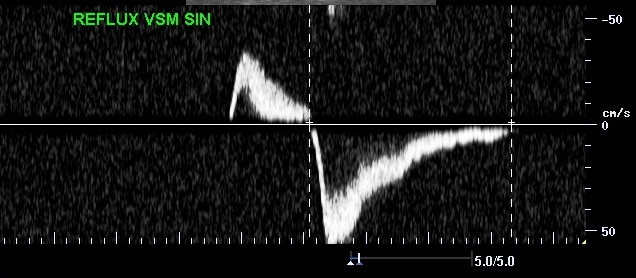
#> input picture Photos/0.jpg, 636 x 278 px
$ python -i ImageProcessor.py   (imports and definitions only)
#> lines starting #> are read from the running program, lines starting #| are printed output that depends on the picture; after the words box and inside, x2 and y2 are one past the last pixel; in counts of white or black regions, pixels touching at a corner belong together
#> further down, picture is the input picture: shape (278, 636, 3); mean B, G, R 23.1, 23.7, 23
import numpy as np
import cv2
import math
from MaskPosition import MaskPosition
from ImageOperations import ImageOperations


class ImageProcessor:
    # [71 lines left out: functions mask_image, split_image, cut_image_on_ox_axis, get_ox_coordinates, remove_ox, not called in this run]

    def remove_vertical_lines(self, image):
        copied_image = image.copy()
        copied_image = cv2.cvtColor(copied_image, cv2.COLOR_BGR2GRAY)
        copied_image = cv2.bitwise_not(copied_image)
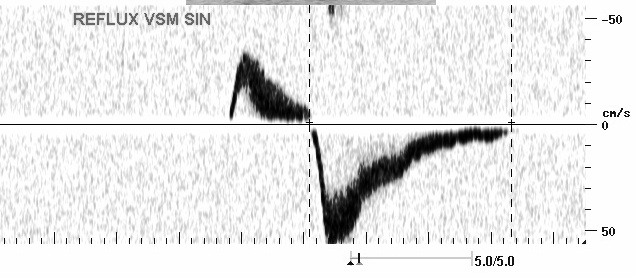
#> copied_image: shape (278, 636); min 0, max 255, mean 231.6
        bw = cv2.adaptiveThreshold(copied_image, 255, cv2.ADAPTIVE_THRESH_MEAN_C, cv2.THRESH_BINARY, 15, -2)
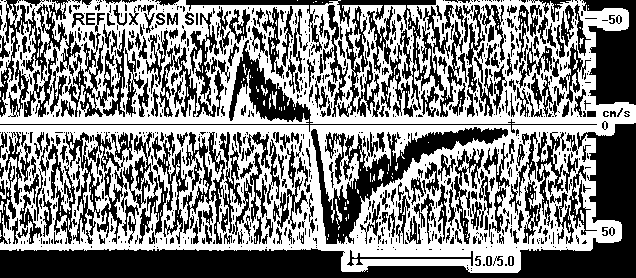
#> bw: shape (278, 636); 51.9% white; 981 black regions (653 under 20 px), largest, box (x1, y1, x2, y2) and area: (0, 123, 636, 278) 18918, (311, 127, 508, 244) 5155, (582, 0, 636, 105) 3718

        rows = bw.shape[0]
#> rows = 278
        verticalSize = int(rows / 30)
#> verticalSize = 9

        verticalStructure = cv2.getStructuringElement(cv2.MORPH_RECT, (1, verticalSize))
#> verticalStructure = [1, 1, 1, 1, 1, 1, 1, 1, 1]

        vertical = cv2.erode(bw, verticalStructure)
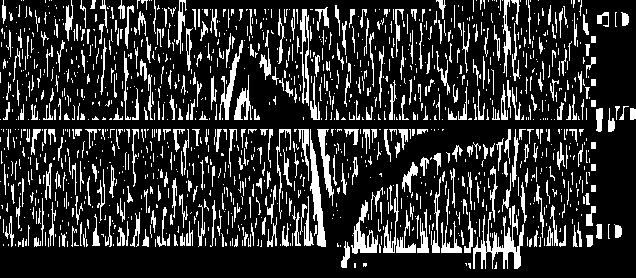
#> vertical: shape (278, 636); 18% white; 1310 white regions (908 under 20 px), largest, box (x1, y1, x2, y2) and area: (473, 205, 524, 269) 1049, (310, 129, 326, 247) 719, (351, 200, 378, 254) 533
        vertical = cv2.dilate(vertical, verticalStructure)
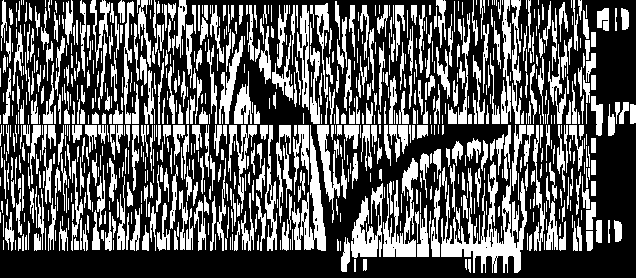
#> vertical: shape (278, 636); 36% white; 784 white regions (268 under 20 px), largest, box (x1, y1, x2, y2) and area: (441, 162, 527, 273) 3301, (292, 125, 326, 251) 1543, (383, 158, 418, 257) 1421

        edges = cv2.adaptiveThreshold(vertical, 255, cv2.ADAPTIVE_THRESH_MEAN_C, cv2.THRESH_BINARY, 3, -2)
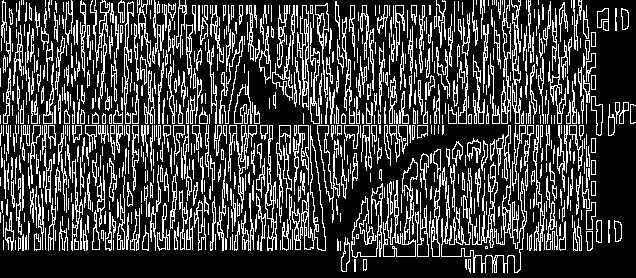
#> edges: shape (278, 636); 25% white in thin lines or dots

        kernel = np.ones((2, 2), np.uint8)
        edges = cv2.dilate(edges, kernel)
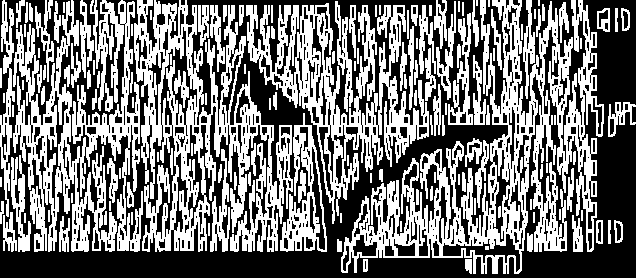
#> edges: shape (278, 636); 46.6% white; 147 white regions (4 under 20 px), largest, box (x1, y1, x2, y2) and area: (341, 0, 604, 274) 20373, (134, 0, 293, 252) 15869, (13, 0, 143, 252) 13714

        smooth = np.copy(vertical)
        smooth = cv2.blur(smooth, (2, 2))
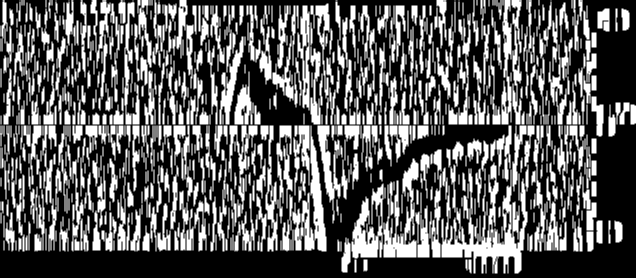
#> smooth: shape (278, 636); min 0, max 255, mean 92
        (rows, cols) = np.where(edges != 0)
        vertical[rows, cols] = smooth[rows, cols]

        return vertical

    # [12 lines left out: function delete_text, not called in this run]

>>> import cv2
>>> picture = cv2.imread('Photos/0.jpg')
>>> result = ImageProcessor().remove_vertical_lines(picture)

$ run again, on Photos/1.jpg
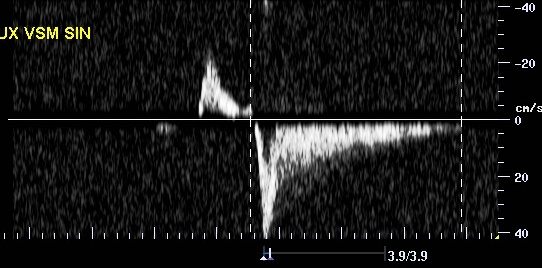
#> input picture Photos/1.jpg, 542 x 268 px
#> picture is the input picture: shape (268, 542, 3); mean B, G, R 23.7, 24, 24
#> in remove_vertical_lines, `bw = cv2.adaptiveThreshold(copied_image, 255, cv2.ADAPTIVE_THRESH_MEAN..`:
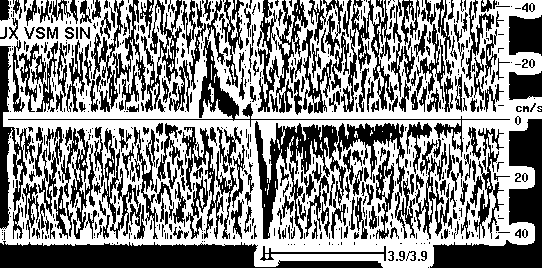
#> bw: shape (268, 542); 54.2% white; 686 black regions (414 under 20 px), largest, box (x1, y1, x2, y2) and area: (0, 241, 383, 268) 6653, (430, 119, 542, 268) 5320, (255, 121, 415, 239) 5250
#> in remove_vertical_lines, `smooth = cv2.blur(smooth, (2, 2))`:
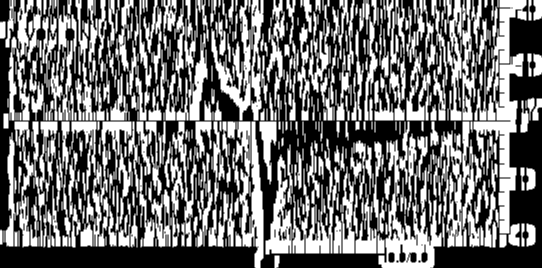
#> smooth: shape (268, 542); min 0, max 255, mean 111

$ run again, on Photos/10.jpg
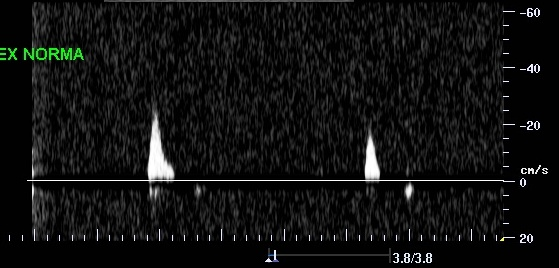
#> input picture Photos/10.jpg, 559 x 268 px
#> picture is the input picture: shape (268, 559, 3); mean B, G, R 17.1, 17.5, 16.9
#> in remove_vertical_lines, `bw = cv2.adaptiveThreshold(copied_image, 255, cv2.ADAPTIVE_THRESH_MEAN..`:
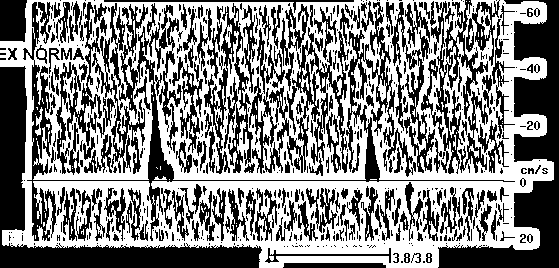
#> bw: shape (268, 559); 51.8% white; 601 black regions (390 under 20 px), largest, box (x1, y1, x2, y2) and area: (438, 0, 559, 268) 9995, (0, 66, 262, 268) 9650, (23, 2, 515, 241) 9348
#> in remove_vertical_lines, `smooth = cv2.blur(smooth, (2, 2))`:
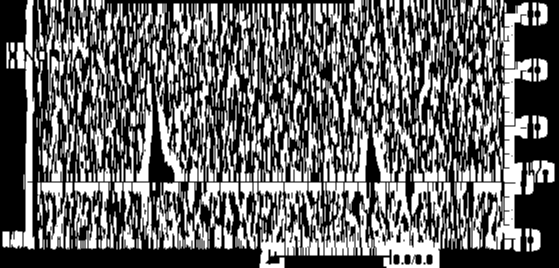
#> smooth: shape (268, 559); min 0, max 255, mean 105.2

$ run again, on Photos/11.jpg
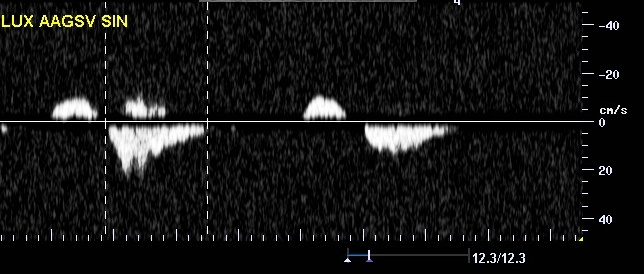
#> input picture Photos/11.jpg, 644 x 274 px
#> picture is the input picture: shape (274, 644, 3); mean B, G, R 20.5, 20.9, 20.8
#> bw: shape (274, 644); 52.5% white; 1004 black regions (661 under 20 px), largest, box (x1, y1, x2, y2) and area: (0, 0, 644, 274) 22838, (109, 124, 204, 194) 2236, (214, 3, 275, 114) 2156
#> in remove_vertical_lines, `smooth = cv2.blur(smooth, (2, 2))`:
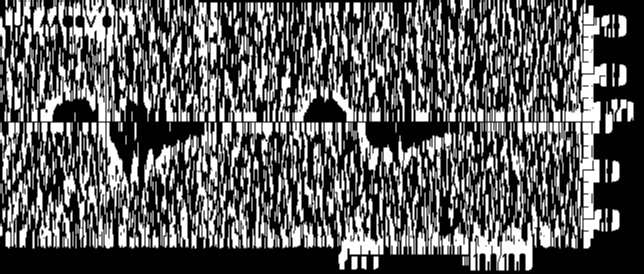
#> smooth: shape (274, 644); min 0, max 255, mean 93.2
